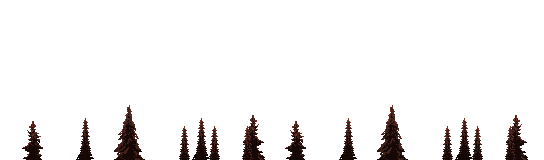
#> input picture assets/parallax/parallax_mountain_pack/layers/parallax-mountain-foreground-trees.png, 544 x 160 px, given in place of parallax-mountain-bg.png, which was not available
$ python prep_horizon.py
#> lines starting #> are read from the running program, lines starting #| are printed output that depends on the picture; pictures that were not available may be replaced by others from this repository, and a replacement may not be noted
"""Composite the inkBubi parallax mountain pack (CC0, by ansimuz) into a
single horizon strip sized 1440x160 — the top-of-screen sky band."""
from pathlib import Path
from PIL import Image

ROOT = Path(__file__).parent
SRC = ROOT / "assets" / "parallax" / "parallax_mountain_pack" / "layers"
OUT = ROOT / "assets"

W = 1440
H = 160

bg = Image.open(SRC / "parallax-mountain-bg.png").convert("RGBA")
#> bg is the input picture: PIL image 544x160 RGBA; mean R, G, B, A 232, 228, 227.2, 16.2
far = Image.open(SRC / "parallax-mountain-montain-far.png").convert("RGBA")
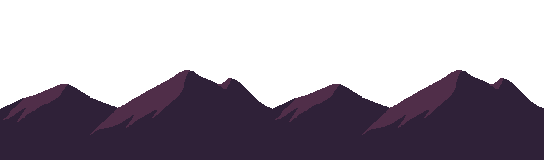
#> input picture assets/parallax/parallax_mountain_pack/layers/parallax-mountain-mountains.png, 544 x 160 px, given in place of parallax-mountain-montain-far.png, which was not available
#> far is the input picture: PIL image 544x160 RGBA; mean R, G, B, A 143.3, 133.6, 146.7, 110.4
mountains = Image.open(SRC / "parallax-mountain-mountains.png").convert("RGBA")

# Tile the sky background horizontally (stretching it 5x looked smeary).
sky = Image.new("RGBA", (W, H), (0, 0, 0, 0))
#> sky: PIL image 1440x160 RGBA; every value is 0
for x in range(0, W, bg.width):
	sky.paste(bg, (x, 0))
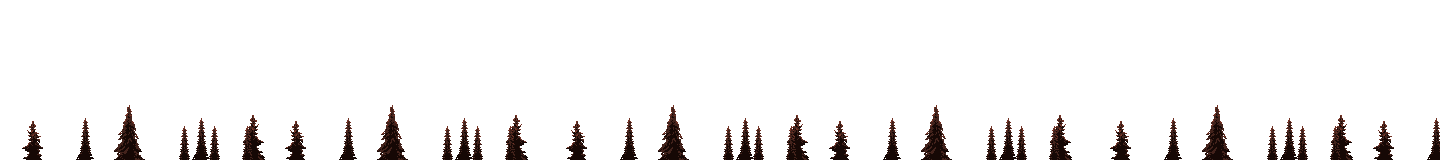
#> sky: PIL image 1440x160 RGBA; mean R, G, B, A 232.4, 228.4, 227.5, 16.1; transparent parts drawn white

# Tile the far mountains horizontally (preserve their pixel art)
far_tiled = Image.new("RGBA", (W, H), (0, 0, 0, 0))
for x in range(0, W, far.width):
    far_tiled.paste(far, (x, 0), far)
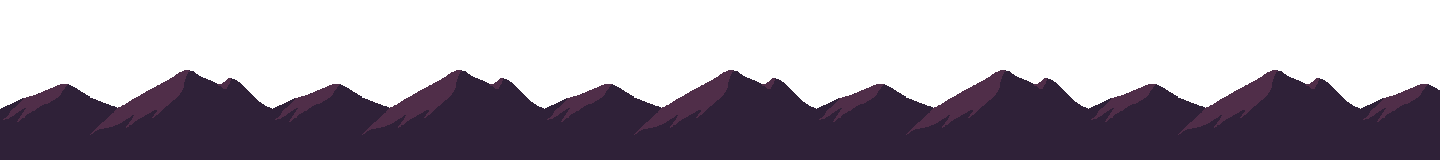
#> far_tiled: PIL image 1440x160 RGBA; mean R, G, B, A 22.2, 15, 25.2, 110.2; transparent parts drawn white

# Tile the front mountains
near_tiled = Image.new("RGBA", (W, H), (0, 0, 0, 0))
for x in range(0, W, mountains.width):
    near_tiled.paste(mountains, (x, 0), mountains)

# Composite
out = sky.copy()
out.alpha_composite(far_tiled)
out.alpha_composite(near_tiled)
out.save(OUT / "horizon.png")
print(f"wrote horizon.png ({out.size})")
#| wrote horizon.png ((1440, 160))
